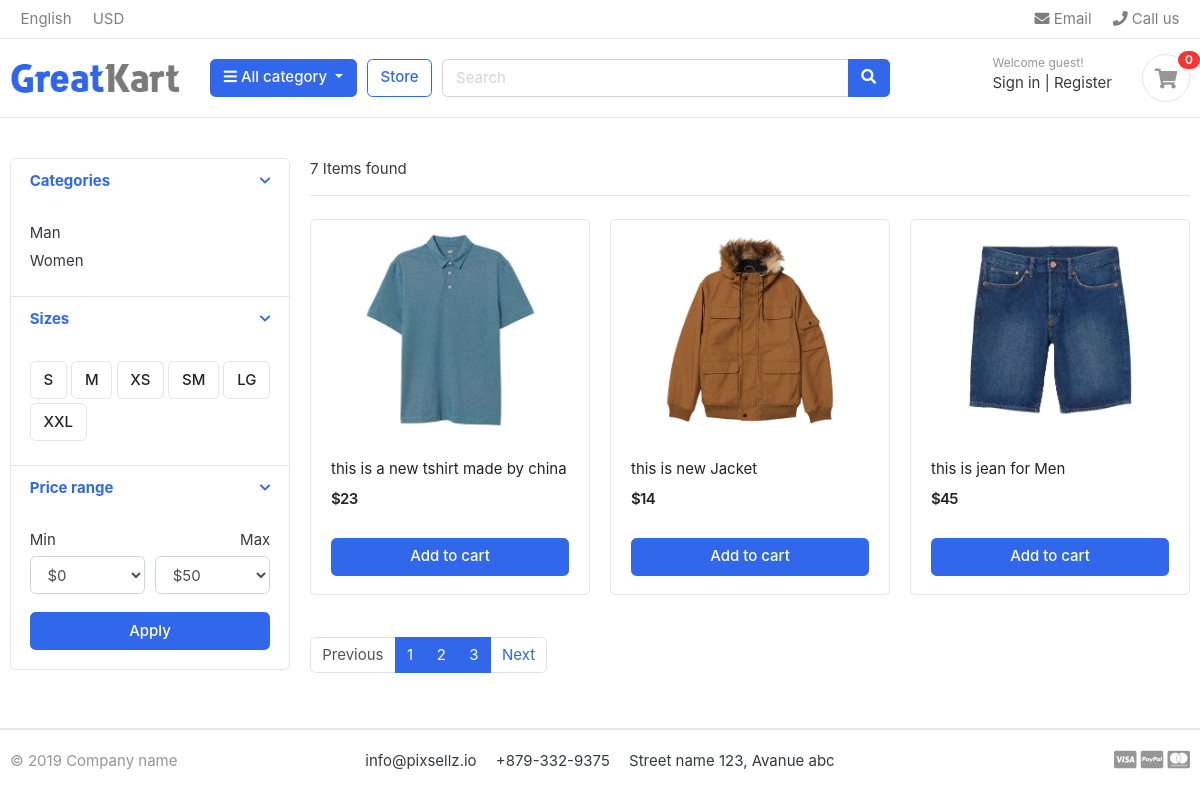
/Search/, run on the app's committed database.
### Categories/models.py (models this page shows, shortened)
class Category(models.Model):
    Choices=[
        ('Man','Man'),
        ('Women','Women'),
        ('Electronic','Electronic'),
        ('Tshirt', 'Tshirt'),
        ('Pants', 'Pants'),
        ('Accessories', 'Accessories'),
        ('Bags', 'Bags'),
        ('Shoes','Shoes'),
        ('Jacket','Jacket')
    ]
    ParentCategory=models.CharField(choices=Choices,max_length=50,null=True,blank=True)
    Parentitem=models.ForeignKey('self',blank=True,null=True,related_name='children',on_delete=models.CASCADE)
    def pass_parentname_url(self):
        return reverse('CategorySearch',args=[self.ParentCategory])

### SizeColor/models.py (models this page shows)
class Sizes(models.Model):
    SizeRate = [
        ('S', 'S'),
        ('M', 'M'),
        ('XS', 'XS'),
        ('SM', 'SM'),
        ('LG', 'LG'),
        ('XXL', 'XXL')
    ]
    SizeRate=models.CharField(choices=SizeRate,max_length=50)
    def __str__(self):
        return self.SizeRate

### Product/models.py (models this page shows, shortened)
class ProductDetail(models.Model):
    Pro_Detail=models.ForeignKey(Product,on_delete=models.CASCADE)
    Pro_Cat=models.ForeignKey(Category,on_delete=models.CASCADE)
    Pro_size=models.ForeignKey(Sizes,on_delete=models.CASCADE,null=True,blank=True)
    Pro_color=models.ForeignKey(Colors,on_delete=models.CASCADE,null=True,blank=True)
    objects=ProductDetail_Manger()
    def pass_value_to_url(self):
        return reverse('ProductDetailView',args=[self.id])

class Product(models.Model):
    Rate = [
        ('High', 'High'),
        ('Low', 'Low'),
        ('Affordable', 'Affordable')
    ]
    title=models.CharField(max_length=150)
    image=models.ImageField(upload_to='Photos/Product/',null=True)
    description=models.CharField(max_length=150)
    price=models.IntegerField(default=0,null=True,blank=True)
    rate=models.CharField(choices=Rate,max_length=50,null=True,blank=True)
    brand=models.CharField(max_length=50,default="Tommy")
    objects=ProductMange()

### Product/views.py (the view)
# urls.py: path('Search/',searchview.as_view(),name="Search"),
class searchview(ListView):
    model = ProductDetail
    template_name = 'SearchResult/SearchResult.html'
    paginate_by = 3
    count=None
    def get_queryset(self):
        name=self.request.GET.get('q')
        if name is None:
            self.count=ProductDetail.objects.all().count()
            return ProductDetail.objects.all()
        else:
            self.count=ProductDetail.objects.Searhcitem(name).count()
            return ProductDetail.objects.Searhcitem(name)
    def get_context_data(self, *args, **kwargs):
        context=super(searchview,self).get_context_data(*args,**kwargs)
        categories=Category.objects.filter(Parentitem=None).distinct()
        SizeRates=Sizes.objects.all().distinct()
        context['Categories']=categories
        context['SizeRates']=SizeRates
        context['Counts']=self.count
        return context

### Comments/context_processors.py
class CommentForm(ModelForm):
    class Meta:
        model=Comments
        fields=['Description']
        widgets={
            'Description':Textarea()
        }

### Categories/context_processors.py (called while the page is built)
def CategoriesItem(request):
    categories = Category.objects.all().exclude(Parentitem=None).values('ParentCategory')
    category_item = []
    for category in categories:
        for key in category:
            category_item.append(category.get(key))
    return dict(CategoriesItem=set(category_item))

### Comments/context_processors.py (called while the page is built)
def passform(request):
    return dict(commentform=CommentForm())

def pass_all_comments(request):
    return dict(comments=Comments.objects.all())

### Product/context_processors.py (called while the page is built)
def populare_product(request):
    mostcount=OrderDetail.objects.order_by('order_count')[:3]
    return dict(mostcount=mostcount)

### templates/SearchResult/SearchResult.html (shortened to what this page needs)
{% extends 'base.html' %}
{% load static %}
{% block content %}
<section class="section-content padding-y">
<div class="container">
<div class="row">
	<aside class="col-md-3">
<div class="card">
	<article class="filter-group">
		<header class="card-header">
			<a href="#" data-toggle="collapse" data-target="#collapse_1" aria-expanded="true" class="">
				<i class="icon-control fa fa-chevron-down"></i>
				<h6 class="title">Categories</h6>
			</a>
		</header>
		<div class="filter-content collapse show" id="collapse_1" style="">
			<div class="card-body">
				<ul class="list-menu">
                    {% for category in Categories %}
				<li><a href="{{ category.pass_parentname_url }}">{{ category.ParentCategory }}  </a></li>
                    {% endfor %}
				</ul>
			</div>
		</div>
	</article>
	<article class="filter-group">
		<header class="card-header">
			<a href="#" data-toggle="collapse" data-target="#collapse_4" aria-expanded="true" class="">
				<i class="icon-control fa fa-chevron-down"></i>
				<h6 class="title">Sizes </h6>
			</a>
		</header>
		<div class="filter-content collapse show" id="collapse_4" style="">
			<div class="card-body">
                {% for size in SizeRates %}
			  <label class="checkbox-btn">
			    <span class="btn btn-light"> {{ size}} </span>
			  </label>
                {% endfor %}
		</div>
		</div>
	</article>
	<article class="filter-group">
		<header class="card-header">
			<a href="#" data-toggle="collapse" data-target="#collapse_3" aria-expanded="true" class="">
				<i class="icon-control fa fa-chevron-down"></i>
				<h6 class="title">Price range </h6>
			</a>
		</header>
		<div class="filter-content collapse show" id="collapse_3" style="">
			<div class="card-body">
				<div class="form-row">
				<div class="form-group col-md-6">
				  <label>Min</label>
				  	<select class="mr-2 form-control">
						<option value="0">$0</option>
					</select>
				</div>
				<div class="form-group text-right col-md-6">
				  <label>Max</label>
				  	<select class="mr-2 form-control">
						<option value="50">$50</option>
					</select>
				</div>
				</div>
				<button class="btn btn-block btn-primary">Apply</button>
			</div>
		</div>
	</article>
</div>
	</aside>
	<main class="col-md-9">
<header class="border-bottom mb-4 pb-3">
		<div class="form-inline">
			<span class="mr-md-auto">{{ Counts }} Items found </span>
		</div>
</header>
<div class="row">
    {% for product in page_obj %}
	<div class="col-md-4">
		<figure class="card card-product-grid">
			<div class="img-wrap">
				<img src="{{ product.Pro_Detail.image.url }}">
			</div>
			<figcaption class="info-wrap">
				<div class="fix-height">
					<a href="./product-detail.html" class="title">{{ product.Pro_Detail.description }}</a>
					<div class="price-wrap mt-2">
						<span class="price">${{ product.Pro_Detail.price }}</span>
					</div>
				</div>
				<a href="{{ product.pass_value_to_url }}" class="btn btn-block btn-primary">Add to cart </a>
			</figcaption>
		</figure>
	</div>
    {% endfor %}
</div>
<nav class="mt-4" aria-label="Page navigation sample">
{% if page_obj.has_other_pages %}
  <ul class="pagination">
      {% if page_obj.has_previous %}
    <li class="page-item "><a class="page-link" href="?page={{ page_obj.previous_page_number }}">Previous</a></li>
      {% else %}
      <li class="page-item disabled"><a class="page-link" href="#">Previous</a></li>
      {% endif %}
  {% for i in page_obj.paginator.page_range %}
    <li class="page-item active"><a class="page-link" href="?page={{ i }}">{{ i }}</a></li>
  {% endfor %}
  {% if page_obj.has_next %}
    <li class="page-item"><a class="page-link" href="?page={{ page_obj.next_page_number }}">Next</a></li>
  {% else %}
  <li class="page-item"><a class="page-link" href="#">Next</a></li>
  {% endif %}
  </ul>
{% endif %}
</nav>
	</main>
</div>
</div>
</section>
{% endblock %}

### static/css/ui.css (style rules this page uses)
html { font-family: "Inter", sans-serif; font-size: 15px; }
.img-wrap { text-align: center; display: block; }
.img-wrap img { max-width: 100%; }
.price-wrap { letter-spacing: -0.7px; }
.padding-y { padding-top: 40px; padding-bottom: 40px; }
figure { margin-bottom: 0; }
article:after, .form-group:after { display: block; clear: both; content: ""; }
.btn-light { background-color: #fff; border-color: #e4e4e4; }
[class*=list-] li:after { visibility: hidden; display: block; content: ""; overflow: hidden; height: 0; clear: both; }
.list-menu { list-style: none; margin: 0; padding-left: 0; }
.list-menu li { margin-bottom: 5px; }
.list-menu a { color: #343a40; }
[class*=card-product] a.title { color: #212529; display: block; }
[class*=card-product] .img-wrap { overflow: hidden; position: relative; }
[class*=card-product] .img-wrap img { height: 100%; max-width: 100%; width: auto; display: inline-block; -o-object-fit: cover; object-fit: cover; }
.card-product-grid { margin-bottom: 20px; }
.card-product-grid .img-wrap { border-radius: 0.2rem 0.2rem 0 0; height: 220px; }
.card-product-grid .info-wrap { overflow: hidden; padding: 18px 20px; }
.card-product-grid .fix-height { height: 80px; overflow: hidden; }
.card .img-wrap { overflow: hidden; }
.price { font-weight: 600; color: #212529; }
.icon-control { margin-top: 5px; float: right; font-size: 80%; }
.card-header .title { margin-bottom: 0; line-height: 1.5; }
.filter-group { border-bottom: 1px solid #e4e4e4; }
.filter-group .card-header { border-bottom: 0; }
.filter-group:last-child { border-bottom: 0; }
.checkbox-btn { position: relative; }

### data on the page
Category: ParentCategory "Man"
Category: ParentCategory "Women"
Sizes: SizeRate "S"
Sizes: SizeRate "M"
Sizes: SizeRate "XS"
Sizes: SizeRate "SM"
Sizes: SizeRate "LG"
Sizes: SizeRate "XXL"
ProductDetail: Pro_Detail.image (picture), Pro_Detail.description "this is a new tshirt made by china", Pro_Detail.price "23"
ProductDetail: Pro_Detail.image (picture), Pro_Detail.description "this is new Jacket", Pro_Detail.price "14"
ProductDetail: Pro_Detail.image (picture), Pro_Detail.description "this is jean for Men", Pro_Detail.price "45"

### other printed values
{{ Counts }} "7"
{{ i }} "1" "2" "3"
